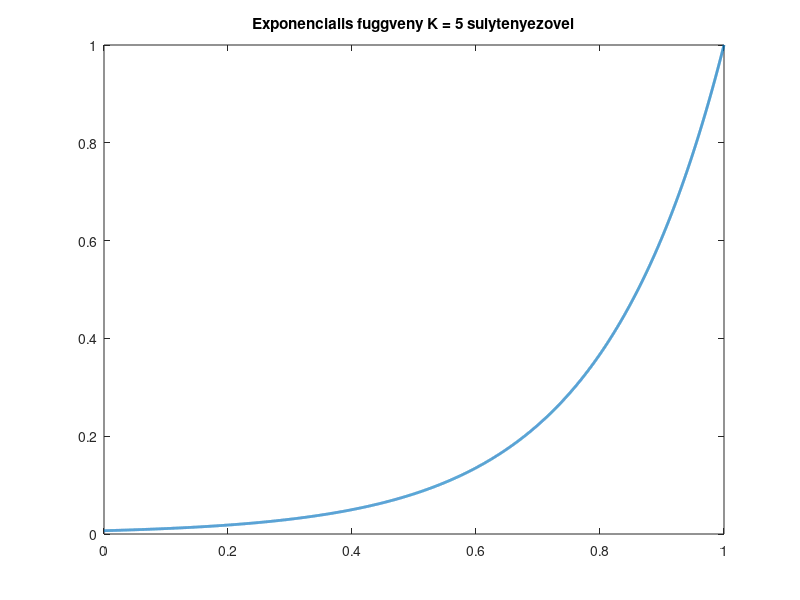
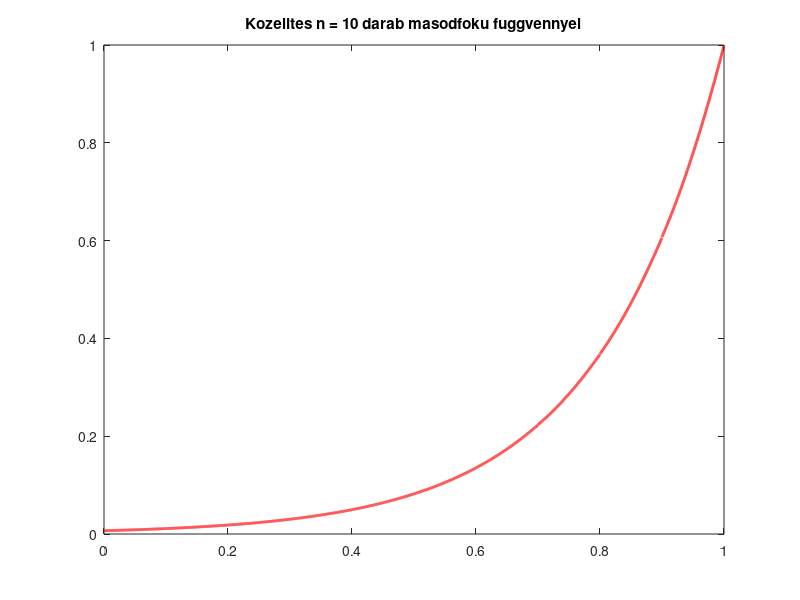

These charts were generated, in order, by the following MATLAB code:
% variables
k = 5;
intervals = 10;
power = 2;

% interval
i_min = 0;
i_max = 1;
density = 0.0001;

% -------------------------------
% Create original funciton 
% -------------------------------

    % preload values into a vector
    x = i_min:density:i_max;

    % store function generated values
    y = exp(k*(x - i_max));

% -------------------------------
% create fitting curve polinoms
% -------------------------------

    increment = length(x) / intervals;
    polynoms = zeros(intervals, power + 1);
    
    for i = 0 : intervals - 1
        
        % get the required interval
        i_start = floor(increment * i) + 1;
        i_stop = floor(increment * (i + 1));
        
        % create temporary function
        temp_x = x(i_start:i_stop);
        temp_y = exp(k*(temp_x - i_max));
        
        % create fitting curve for the generated function
        polynoms(i+1,:) = polyfit(temp_x, temp_y, 2);
 
    end
    

% -------------------------------------
% plot original
% -------------------------------------
    figure
    plot(x,y,'linewidth',2);
    title(['Exponencialis fuggveny K = ', num2str(k), ' sulytenyezovel'])

    % figure title
    set(gcf,'name','Exponential function','numbertitle','off')

% -------------------------------------
% plot fitting curve
% -------------------------------------
    
    figure
    % figure title
    set(gcf,'name','Fitting curve','numbertitle','off')

    increment = length(x) / intervals;
    
    for i = 0 : intervals - 1
        
        % get the required interval
        i_start = floor(increment * i) + 1;
        i_stop = floor(increment * (i + 1));
        
        % create temporary function
        temp_x = x(i_start:i_stop);
        
        % plot
        y_fit = polynoms(i+1,1) * temp_x.^2 + polynoms(i+1,2) * temp_x + polynoms(i+1,3);
        plot(temp_x, y_fit, 'red','linewidth',2);
        hold on
  
    end
     
    title(['Kozelites n = ', num2str(intervals), ' darab masodfoku fuggvennyel'])
